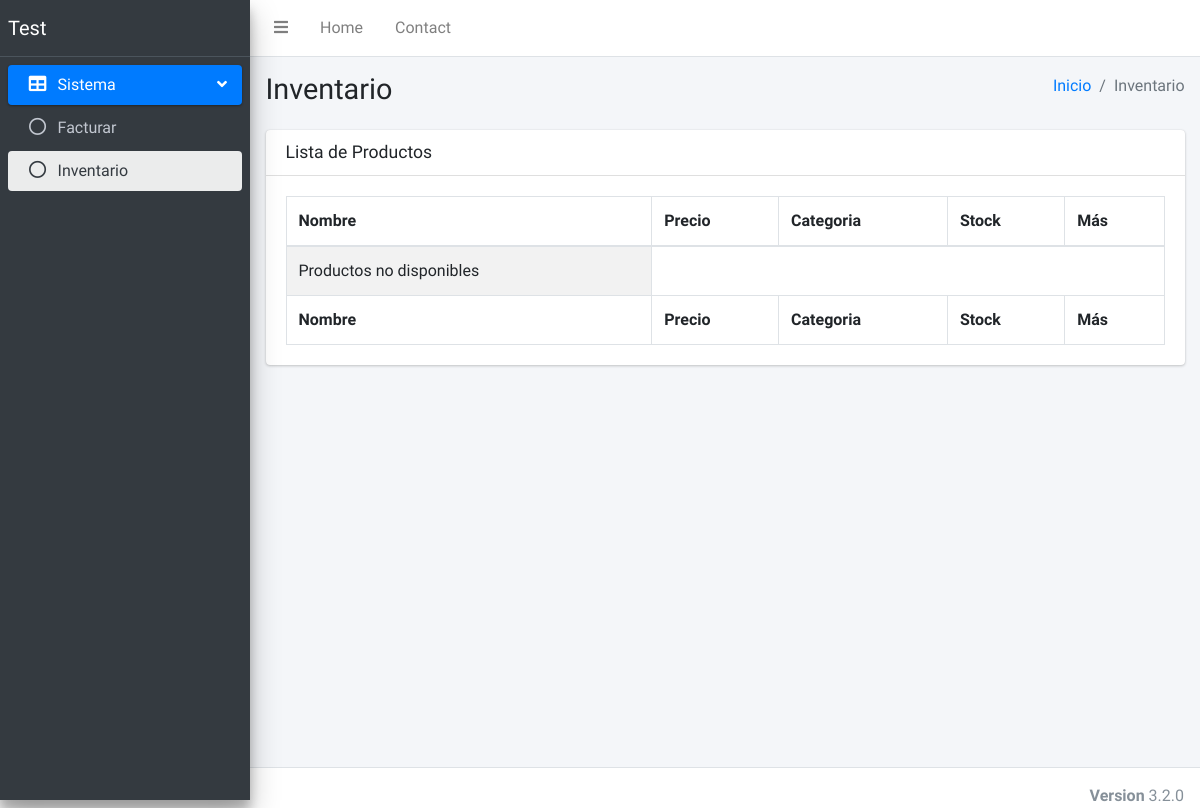
Page /inventario/ on the earlier database version.
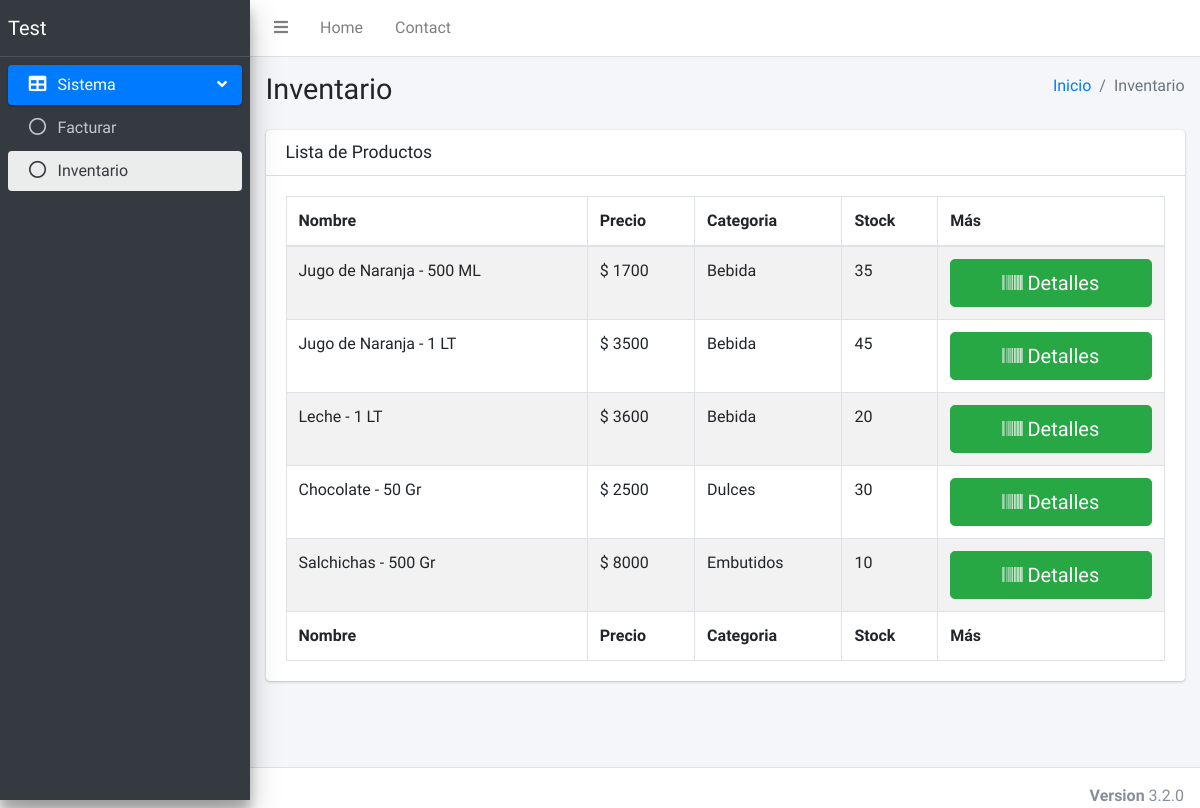
Same page on the later database version.
### Inventario/models.py (models this page shows)
class Producto(models.Model):
    id = models.AutoField(primary_key=True)
    nombre = models.CharField(max_length=50)
    precio = models.IntegerField()
    categoria = models.ForeignKey(Categoria, on_delete=models.CASCADE)
    stock = models.IntegerField()
    unidad = models.ForeignKey(Unidad, on_delete=models.CASCADE)
    medida = models.ForeignKey(Medida, on_delete=models.CASCADE)
    def __str__(self):
        return self.nombre + " - " + str(self.unidad)

class Unidad(models.Model):
    nombre = models.CharField(max_length=50)
    def __str__(self):
        return self.nombre

class Categoria(models.Model):
    nombre = models.CharField(max_length=50)
    def __str__(self):
        return self.nombre

### Inventario/views.py (the view)
# urls.py: path("", views.ProductoView.as_view(), name="index"),
class ProductoView(generic.ListView):
    template_name = "index.html"
    context_object_name = "productos"
    def get_queryset(self):
        return Producto.objects.order_by("-pk")[:5]

### Inventario/templates/index.html (shortened to what this page needs)
<!DOCTYPE html>
<html lang="en">
<head>
    <link rel="stylesheet" href="../static/plugins/fontawesome-free/css/all.min.css">
    <link rel="stylesheet" href="../static/plugins/datatables-bs4/css/dataTables.bootstrap4.min.css">
    <link rel="stylesheet" href="../static/plugins/datatables-responsive/css/responsive.bootstrap4.min.css">
    <link rel="stylesheet" href="../static/plugins/datatables-buttons/css/buttons.bootstrap4.min.css">
    <link rel="stylesheet" href="../static/dist/css/adminlte.min.css">
</head>
{% load static %}
<body class="hold-transition sidebar-mini">
    <div class="wrapper">
        <nav class="main-header navbar navbar-expand navbar-white navbar-light">
            <ul class="navbar-nav">
                <li class="nav-item">
                    <a class="nav-link" data-widget="pushmenu" href="#" role="button"><i class="fas fa-bars"></i></a>
                </li>
                <li class="nav-item d-none d-sm-inline-block">
                    <a href="../static/index3.html" class="nav-link">Home</a>
                </li>
                <li class="nav-item d-none d-sm-inline-block">
                    <a href="#" class="nav-link">Contact</a>
                </li>
            </ul>
        </nav>
        <aside class="main-sidebar sidebar-dark-primary elevation-4">
            <a href="../static/index3.html" class="brand-link">
                <span class="brand-text font-weight-light">Test</span>
            </a>
            <div class="sidebar">
                <nav class="mt-2">
                    <ul class="nav nav-pills nav-sidebar flex-column" data-widget="treeview" role="menu"
                        data-accordion="false">
                        <li class="nav-item menu-open">
                            <a href="#" class="nav-link active">
                                <i class="nav-icon fas fa-table"></i>
                                <p>
                                    Sistema
                                    <i class="fas fa-angle-left right"></i>
                                </p>
                            </a>
                            <ul class="nav nav-treeview">
                                <li class="nav-item">
                                    <a href="../tables/simple.html" class="nav-link">
                                        <i class="far fa-circle nav-icon"></i>
                                        <p>Facturar</p>
                                    </a>
                                </li>
                                <li class="nav-item">
                                    <a href="{% url 'Inventario:index' %}" class="nav-link active">
                                        <i class="far fa-circle nav-icon"></i>
                                        <p>Inventario</p>
                                    </a>
                                </li>
                            </ul>
                        </li>
                    </ul>
                </nav>
            </div>
        </aside>
        <div class="content-wrapper">
            <section class="content-header">
                <div class="container-fluid">
                    <div class="row mb-2">
                        <div class="col-sm-6">
                            <h1>Inventario</h1>
                        </div>
                        <div class="col-sm-6">
                            <ol class="breadcrumb float-sm-right">
                                <li class="breadcrumb-item"><a href="#">Inicio</a></li>
                                <li class="breadcrumb-item active">Inventario</li>
                            </ol>
                        </div>
                    </div>
                </div>
            </section>
            <section class="content">
                <div class="container-fluid">
                    <div class="row">
                        <div class="col-12">
                            <div class="card">
                                <div class="card-header">
                                    <h3 class="card-title">Lista de Productos</h3>
                                </div>
                                <div class="card-body">
                                    <table id="example1" class="table table-bordered table-striped">
                                        <thead>
                                            <tr>
                                                <th>Nombre</th>
                                                <th>Precio</th>
                                                <th>Categoria</th>
                                                <th>Stock</th>
                                                <th>Más</th>
                                            </tr>
                                        </thead>
                                        {% if productos %}
                                            {% for producto in productos %}
                                            <tr>
                                                <td>{{ producto }}</td>
                                                <td>$ {{ producto.precio }}</td>
                                                <td>{{ producto.categoria }}</td>
                                                <td>{{ producto.stock }}</td>
                                                <td><a class="btn btn-block btn-success btn-lg" href="{% url 'Inventario:details' producto.pk %}"><i class="fas fa-barcode"></i> Detalles </a></td>
                                            </tr>
                                            {% endfor %}
                                        {% else %}
                                            <tr>
                                                <td>Productos no disponibles</td>
                                            </tr>
                                        {% endif %}
                                        <tfoot>
                                            <tr>
                                                <th>Nombre</th>
                                                <th>Precio</th>
                                                <th>Categoria</th>
                                                <th>Stock</th>
                                                <th>Más</th>
                                            </tr>
                                        </tfoot>
                                    </table>
                                </div>
                            </div>
                        </div>
                    </div>
                </div>
            </section>
        </div>
        <footer class="main-footer">
            <div class="float-right d-none d-sm-block">
                <b>Version</b> 3.2.0
            </div>
        </footer>
    </div>
</body>
</html>

Differences in the rows shown:
added Producto: nombre+unidad "Jugo de Naranja - 500 ML", precio "1700", categoria "Bebida", stock "35"
added Producto: nombre+unidad "Jugo de Naranja - 1 LT", precio "3500", categoria "Bebida", stock "45"
added Producto: nombre+unidad "Leche - 1 LT", precio "3600", categoria "Bebida", stock "20"
added Producto: nombre+unidad "Chocolate - 50 Gr", precio "2500", categoria "Dulces", stock "30"
added Producto: nombre+unidad "Salchichas - 500 Gr", precio "8000", categoria "Embutidos", stock "10"
Other differences:
text no longer shown: "Productos no disponibles"
